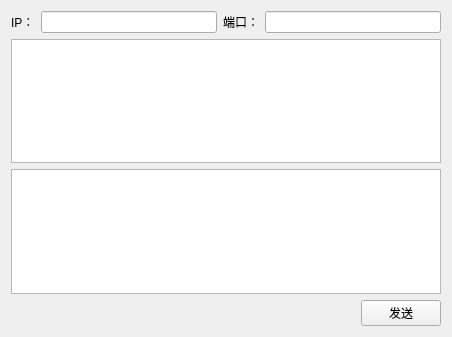
<?xml version="1.0" encoding="UTF-8"?>
<ui version="4.0">
 <class>udp_talk</class>
 <widget class="QWidget" name="udp_talk">
  <property name="geometry">
   <rect>
    <x>0</x>
    <y>0</y>
    <width>452</width>
    <height>337</height>
   </rect>
  </property>
  <property name="windowTitle">
   <string>udp_talk</string>
  </property>
  <layout class="QGridLayout" name="gridLayout">
   <item row="0" column="0">
    <layout class="QHBoxLayout" name="horizontalLayout">
     <item>
      <widget class="QLabel" name="label_ip">
       <property name="text">
        <string>IP：</string>
       </property>
      </widget>
     </item>
     <item>
      <widget class="QLineEdit" name="lineEdit_ip"/>
     </item>
     <item>
      <widget class="QLabel" name="label_port">
       <property name="text">
        <string>端口：</string>
       </property>
      </widget>
     </item>
     <item>
      <widget class="QLineEdit" name="lineEdit_port"/>
     </item>
    </layout>
   </item>
   <item row="1" column="0">
    <widget class="QTextBrowser" name="textBrowser_talk_win"/>
   </item>
   <item row="2" column="0">
    <widget class="QTextEdit" name="textEdit_write_send">
     <property name="sizePolicy">
      <sizepolicy hsizetype="Expanding" vsizetype="Preferred">
       <horstretch>0</horstretch>
       <verstretch>0</verstretch>
      </sizepolicy>
     </property>
     <property name="minimumSize">
      <size>
       <width>0</width>
       <height>0</height>
      </size>
     </property>
    </widget>
   </item>
   <item row="3" column="0">
    <layout class="QHBoxLayout" name="horizontalLayout_2">
     <item>
      <spacer name="horizontalSpacer">
       <property name="orientation">
        <enum>Qt::Horizontal</enum>
       </property>
       <property name="sizeHint" stdset="0">
        <size>
         <width>40</width>
         <height>20</height>
        </size>
       </property>
      </spacer>
     </item>
     <item>
      <widget class="QPushButton" name="pushButton_send">
       <property name="text">
        <string>发送</string>
       </property>
      </widget>
     </item>
    </layout>
   </item>
  </layout>
 </widget>
 <layoutdefault spacing="6" margin="11"/>
 <resources/>
 <connections/>
</ui>
